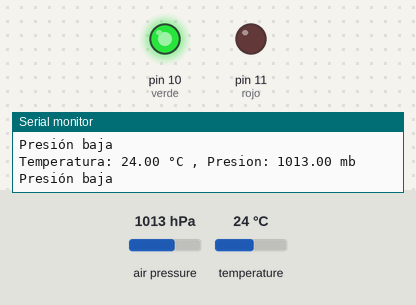
A sketch run on a simulated Arduino Uno, built with avr-gcc and run on an emulated ATmega328P. On the bench: output pins drawn as LEDs (lit = HIGH), the last lines printed to the serial monitor. The inputs (shaded band) are chosen by the test bench; at power-on: air pressure 1013 hPa, temperature 24 °C.

Above: at 6.1 s.
6.2 s: air pressure set to 1022 hPa
12.6 s: air pressure set to 1027 hPa
At 16.8 s:
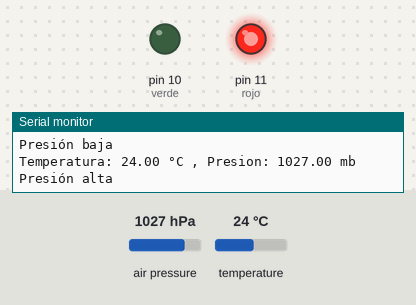
At 17.9 s:
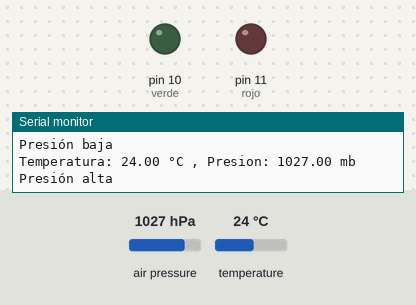
Timing chart, 0 to 29.9 s (numbered marks = the images above; inputs shaded):
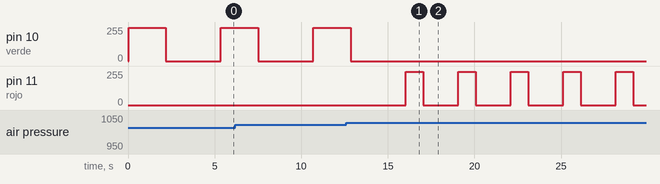

Measured:
- the behaviour switches between 1024 and 1025 hPa on air pressure (found by bisection; images 0 and 1)
- after the input at 12.6 s, pin 10 (verde): goes on until 12.8 s, then stays 0/255; pin 11 (rojo): alternates 250/255 for 1.0 s and 0/255 for 2.0 s, starting after 3.4 s

The sketch:

ej4.ino
```cpp
#include <SFE_BMP180.h>
#define verde 10
#define rojo 11

SFE_BMP180 bmp180;

void setup()
{
  Serial.begin(9600);

  if (bmp180.begin())
    Serial.println("BMP180 iniciado correctamenten");
  else
  {
    Serial.println("Error al iniciar el BMP180");
    while(1); // bucle infinito
  }
}

void loop()
{
  char status;
  double T,P;

  status = bmp180.startTemperature();//Inicio de lectura de temperatura
  if (status != 0)
  {
    delay(status); //Pausa para que finalice la lectura
    status = bmp180.getTemperature(T); //Obtener la temperatura
    if (status != 0)
    {
      status = bmp180.startPressure(3); //Inicio lectura de presión
      if (status != 0)
      {
        delay(status);//Pausa para que finalice la lectura
        status = bmp180.getPressure(P,T); //Obtenemos la presión
        if (status != 0)
        {
          Serial.print("Temperatura: ");
          Serial.print(T,2);
          Serial.print(" °C , ");
          Serial.print("Presion: ");
          Serial.print(P,2);
          Serial.println(" mb");


          if (P < 1025)
          {
            analogWrite(verde, 250);
            Serial.println("Presión baja");
            delay(2150);
            digitalWrite(verde, LOW);
            delay(2150);
          } else
          {
            analogWrite(rojo, 250);
            Serial.println("Presión alta");
            delay(1000);
            digitalWrite(rojo, LOW);
            delay(1000);
          }
        }
      }
    }
  }
  delay(1000);
}
```
